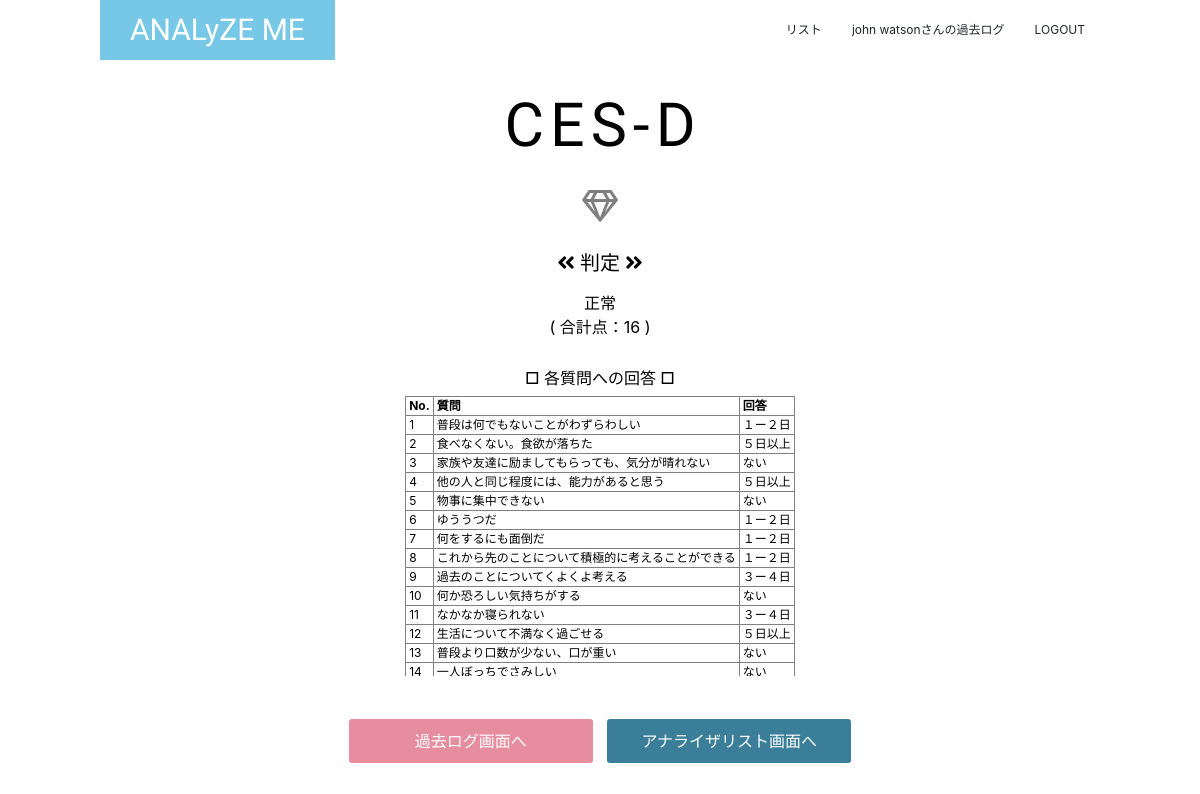
The page /result/ces/1/ (signed in) on the database its author committed.
### analyze_me/models/user.py (models this page shows, shortened)
class User(UserMixin, db.Model):
    __tablename__ = 'user'
    id = db.Column(db.Integer, primary_key=True)
    user_id = db.Column(db.String(50), unique=True)
    name = db.Column(db.String(30))
    password = db.Column(db.String(20), unique=True)
    created_at = db.Column(db.DateTime)
    fu_results = relationship('FU_results')
    eq_results = relationship('EQ_results')
    ces_results = relationship('CES_results')
    pom_results = relationship('POM_results')
    teg_results = relationship('TEG_results')

### analyze_me/models/results.py (models this page shows, shortened)
class CES_results(db.Model):
    __tablename__ = 'ces_results'
    id = db.Column(db.Integer, primary_key=True, nullable=False)
    answers = db.Column(db.PickleType, nullable=True)
    a_sum = db.Column(db.Integer, nullable=True)
    judge = db.Column(db.String(200), nullable=True)
    created_at = db.Column(db.DateTime)
    user_id = db.Column(db.Integer, db.ForeignKey('user.id', onupdate='CASCADE', ondelete='CASCADE'), nullable=False)

### analyze_me/views/views.py (the view)
@views.route('/result/<ex_id>/<result_id>/', methods=['GET'])
@login_required
def result(ex_id, result_id):
    ana = analyzer_service.setting_analyzer(ex_id)
    result = views_service.find_one(ex_id, result_id)
    if ex_id == 'pom' or ex_id == 'teg':
        g_fac, g_sum = graph_service.ex_one_data(ex_id, result_id)
        return render_template('logs/result_graph.html', \
                               ex_id=ex_id, result_id=result_id, \
                               ana=ana, result=result, g_fac=g_fac, g_sum=g_sum)
    else:
        return render_template('logs/result.html', \
                                ex_id=ex_id, result_id=result_id, \
                                ana=ana, result=result)

### analyze_me/__init__.py (called while the page is built)
@login_manager.user_loader
def load_user(user_id):
    return User.query.get(int(user_id))

### analyze_me/services/analyzer_service.py (called while the page is built)
def setting_analyzer(ex_id):
    if not ex_id:
        raise Exception
    elif ex_id == "fu":
        return FU()
    elif ex_id == "eq":
        return EQ()
    elif ex_id == 'ces':
        return CES_D()
    elif ex_id == 'pom':
        return POMS()
    elif ex_id == 'teg':
        return TEG()
    print("EX_ID:{}".format(ex_id))

### analyze_me/services/views_service.py (called while the page is built)
def find_one(ex_id, result_id):
    if not result_id:
        raise Exception
    elif ex_id == "fu":
        return FU_results.query.filter_by(id=result_id).first()
    elif ex_id == "eq":
        return EQ_results.query.filter_by(id=result_id).first()
    elif ex_id == "ces":
        return CES_results.query.filter_by(id=result_id).first()
    elif ex_id == "pom":
        return POM_results.query.filter_by(id=result_id).first()
    elif ex_id == "teg":
        return TEG_results.query.filter_by(id=result_id).first()

### analyze_me/templates/logs/result.html
{% extends "layout.html" %}
{% block body %}
<section class="resA">
    <div class="con">
        <h2>{{ ana.name }}</h2>
        <p class="symbol"><span class="far fa-gem"></span></p>
        <h5>
            <span class="fas fa-angle-double-left"></span>
            判定
            <span class="fas fa-angle-double-right"></span>
        </h5>
        <p>{{ result.judge }}</p>
        <p class="sum">( 合計点：{{ result.a_sum }} )</p>
        <h6>□ 各質問への回答 □</h6>
        <div class="tbl">
        <table border="1">
            <tr>
                <th>No.</th>
                <th>質問</th>
                <th>回答</th>
            </tr>
            {% for que in range(0, ana.queries|length) %}
            <tr>
                <td>{{ que+1 }}</td>
                <td>{{ ana.queries[que] }}</td>
                <td>{{ result.answers[que] }}</td>
            </tr>
            {% endfor %}
        </table>
        </div>
        <a href="{{ url_for('views.show_logs') }}">過去ログ画面へ</a>
        <a href="{{ url_for('analyzes.analyzer_list') }}" class="list-btn">アナライザリスト画面へ</a>
    </div>
</section>
{% endblock %}

### analyze_me/templates/layout.html (shortened to what this page needs)
<!DOCTYPE html>
<html lang="ja">
<head>
    {% block head %}
    <link rel="stylesheet" href="{{ url_for('static', filename='style.css')}}">
    <link rel="stylesheet" href="https://stackpath.bootstrapcdn.com/bootstrap/4.5.0/css/bootstrap.min.css">
    <link rel="stylesheet" href="https://use.fontawesome.com/releases/v5.15.1/css/all.css">
    {% endblock %}
</head>
<body>
<div>
    <header>
        <nav class="conH">
            <div class="conH-small">
                <a class="headA" href="{{ url_for('views.index') }}">ANALyZE ME</a>
            </div>
            <div class="headB">
                <ul>
                    <li>
                        <a href="{{ url_for('analyzes.analyzer_list') }}">リスト</a>
                    </li>
                    {% if not current_user.is_authenticated %}
                    <li>
                        <a href="{{ url_for('auth.login') }}">LOGIN</a>
                    </li>
                    {% else %}
                    <li>
                        <a href="{{ url_for('views.show_logs') }}"><span>{{ current_user.name }}さんの</span>過去ログ</a>
                    </li>
                    <li>
                        <a href="{{ url_for('auth.logout') }}">LOGOUT</a>
                    </li>
                    {% endif %}
                </ul>
            </div>
        </nav>
    </header>
    {% block body %}{% endblock %}
</div>
</body>
</html>

### analyze_me/static/style.css (style rules this page uses)
:root { --main-color: #77C7E6; --accent-color: #E68E9F; --dark-color: #3A7E99; --opposite-color: #9AE665; --text-bright-color: #fff; --text-dark-color: #000; --gray-color: #ddd; --large-width: 1000px; --middle-width: 900px; }
@media (min-width: 800px) { :root { font-size: 16px; } }
body { margin: 0; font-family: 'メイリオ', 'Hiragino Kaku Gothic Pro', 'sans-serif'; }
.resA { display: flex; align-items: start; justify-content: center; height: 100vh; min-height: 450px; width: 100vw; min-width: 400px; color: #000; color: var(--text-dark-color); text-align: center; margin-left: auto; margin-right: auto; }
.resA .con { margin-top: 60px; max-width: 900px; max-width: var(--middle-width); margin-left: auto; margin-right: auto; padding: 0 15px; }
.resA h2 { margin: 30px 0 0; font-family: 'Big Shoulders Stencil Display', cursive; font-size: 3.8rem; letter-spacing: 0.1em; margin-left: 0.1em; }
.resA h5 { margin: 0 0 1rem; font-size: 1.25rem; }
.resA .symbol { margin: 1.25rem; padding: 0; border: none; outline: none; background: none; font-size: 2rem; opacity: 0.5; }
.resA p { margin: 0; }
.resA .sum { margin: 0 0 30px; }
.resA .tbl { overflow-y: scroll; height: 280px; margin-bottom: 2.5rem; }
.resA table { margin: 0 auto 1rem auto; font-size: 12px; text-align: left; }
.resA table th, .resA table td { padding: 0 3px; }
.resA tr { margin: 1px 1px; }
.resA a { display: inline-block; padding: 10px; margin: 0 2px 0.5rem 2px; width: 250px; border: solid 3px currentColor; border-radius: 6px; background-color: #E68E9F; background-color: var(--accent-color); color: #fff; color: var(--text-bright-color); text-decoration: none; }
.resA .list-btn { background-color: #3A7E99; background-color: var(--dark-color); }
header { position: absolute; top: 0; left: 0; z-index: 100; width: 100%; background-color: rgba(255,255,255,0.5); }
.headA { display: inline-block; line-height: 60px; padding-left: 30px; padding-right: 30px; background-color: #77C7E6; background-color: var(--main-color); color: #fff; color: var(--text-bright-color); font-family: 'Big Shoulders Stencil Display', cursive; font-size: 30px; text-decoration: none; }
.headB ul { margin: 0; padding: 0; list-style: none; }
.headB a { display: block; padding: 15px; color: inherit; font-size: 12px; text-decoration: none; }
@media (min-width: 768px) { header .conH { display: flex; align-items: center; justify-content: space-between; max-width: 1000px; max-width: var(--large-width); margin-left: auto; margin-right: auto; } }
@media (min-width: 768px) { .headB ul { display: flex; } }
@media (min-width: 768px) { .headB { display: block !important; } }

### rows shown on the page
User: name "john watson"
CES_results: judge "正常", a_sum "16", answers "１ー２日" "５日以上" "ない" "５日以上" "ない" "１ー２日" "１ー２日" "１ー２日" "３ー４日" "ない" "３ー４日" "５日以上" "ない" "ない"

### other values the page prints
{{ ana.name }} "CES-D"
{{ que+1 }} "1" "2" "3" "4" "5" "6" "7" "8" "9" "10" "11" "12" "13" "14"
{{ ana.queries[que] }} "普段は何でもないことがわずらわしい" "食べなくない。食欲が落ちた" "家族や友達に励ましてもらっても、気分が晴れない" "他の人と同じ程度には、能力があると思う" "物事に集中できない" "ゆううつだ" "何をするにも面倒だ" "これから先のことについて積極的に考えることができる" "過去のことについてくよくよ考える" "何か恐ろしい気持ちがする" "なかなか寝られない" "生活について不満なく過ごせる" "普段より口数が少ない、口が重い" "一人ぼっちでさみしい"
